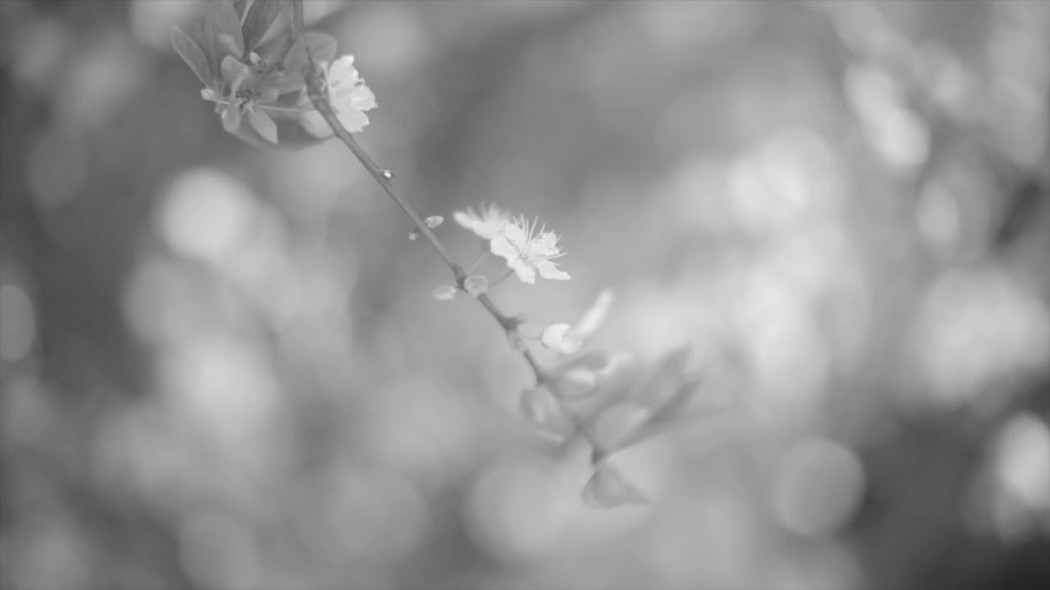
#> input picture images/flower.jpeg, 1050 x 590 px, given in place of Unequalized_Hawkes_Bay_NZ.jpg, which was not available
$ python histogram_equalization.py
#> lines starting #> are read from the running program, lines starting #| are printed output that depends on the picture; pictures that were not available may be replaced by others from this repository, and a replacement may not be noted
# Code taken from https://github.com/samsudinng/cv_histogram_equalization/tree/master/demo_notebook and is bound to changes later


import numpy as np
from PIL import Image
import matplotlib.pyplot as plt


img_filename = 'Unequalized_Hawkes_Bay_NZ.jpg'
save_filename = 'Equalized_Hawkes_Bay_NZ.jpg'

#load file as pillow Image
img = Image.open(img_filename)
#> img is the input picture: PIL image 1050x590 RGB; min 34, max 246, mean 146.6

# convert to grayscale
imgray = img.convert(mode='L')

#convert to NumPy array
img_array = np.asarray(imgray)

#flatten image array and calculate histogram via binning
histogram_array = np.bincount(img_array.flatten(), minlength=256)
#> histogram_array = 256 values, max 9440 at index 158, min 0 at index 0, mean 2419.9

#normalize
num_pixels = np.sum(histogram_array)
#> num_pixels = 619500
histogram_array = histogram_array/num_pixels
#> histogram_array = 256 values, max 0.0152 at index 158, min 0 at index 0, mean 0.00391

#cumulative histogram
chistogram_array = np.cumsum(histogram_array)
#> chistogram_array = 256 values from 0 to 1
transform_map = np.floor(255 * chistogram_array).astype(np.uint8)
#> transform_map = 256 values from 0 to 254

# flatten image array into 1D list
img_list = list(img_array.flatten())
#> img_list = 619500 items

# transform pixel values to equalize
eq_img_list = [transform_map[p] for p in img_list]
#> eq_img_list = 619500 items

# reshape and write back into img_array
eq_img_array = np.reshape(np.asarray(eq_img_list), img_array.shape)
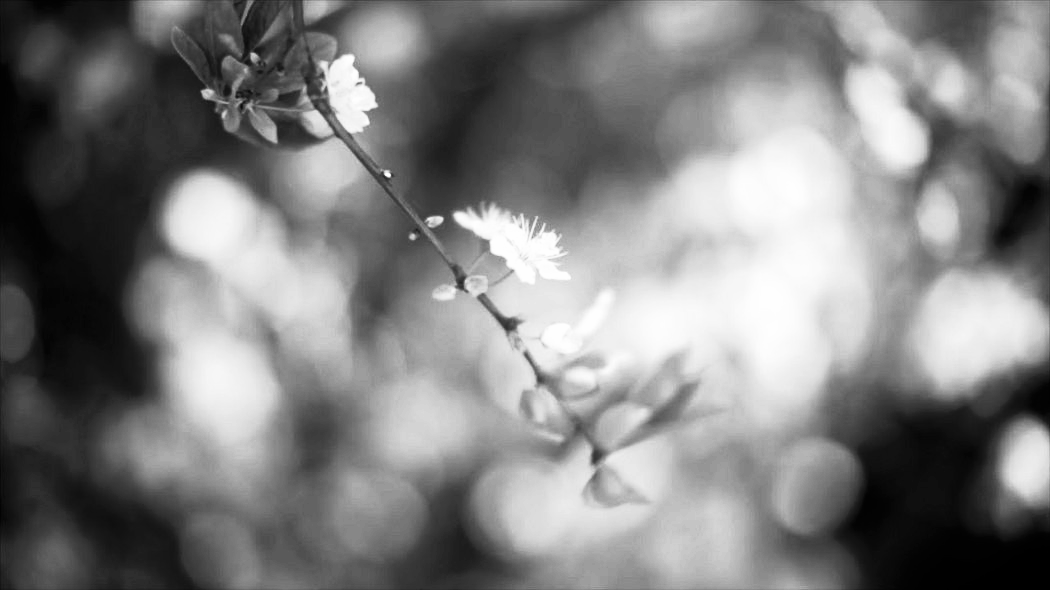
#> eq_img_array: shape (590, 1050); min 0, max 254, mean 128.1


# Let's plot the histograms

#histogram and cumulative histogram of original image has been calculated above
ori_cdf = chistogram_array
#> ori_cdf = 256 values from 0 to 1
ori_pdf = histogram_array
#> ori_pdf has the same summary as histogram_array

#calculate histogram and cumulative histogram of equalized image
eq_histogram_array = np.bincount(eq_img_array.flatten(), minlength=256)
#> eq_histogram_array = 256 values, max 9440 at index 153, min 0 at index 6, mean 2419.9
num_pixels = np.sum(eq_histogram_array)
eq_pdf = eq_histogram_array/num_pixels
#> eq_pdf = 256 values, max 0.0152 at index 153, min 0 at index 6, mean 0.00391
eq_cdf = np.cumsum(eq_pdf)
#> eq_cdf = 256 values from 0.00385 to 1

#plot
plt.figure()
plt.plot(ori_pdf)
plt.plot(eq_pdf)
plt.xlabel('Pixel intensity')
plt.ylabel('Distribution')
plt.legend(['Original','Equalized'])
plt.figure()
plt.plot(ori_cdf)
plt.plot(eq_cdf)
plt.xlabel('Pixel intensity')
plt.ylabel('Distribution')
plt.legend(['Original','Equalized'])


eq_img = Image.fromarray(eq_img_array, mode='L')
eq_img.save(save_filename)


import cv2 as cv
import numpy as np
from matplotlib import pyplot as plt

def histogram_equalization(img):
#> called with img = 'ldr_test.png'
    img = cv.imread(img)
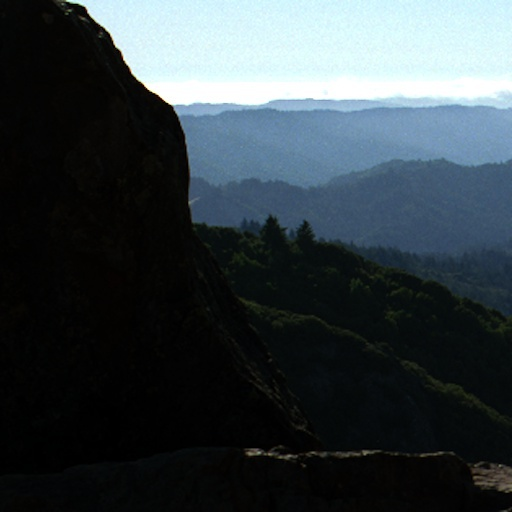
#> input picture images/ldr_test.png, 512 x 512 px, found by its file name
#> img is the input picture: shape (512, 512, 3); mean B, G, R 68.5, 63.8, 54.1

    img_yuv = cv.cvtColor(img, cv.COLOR_BGR2YUV)
#> img_yuv: shape (512, 512, 3); mean of channels 0, 1, 2 61.4, 131.4, 121.4

    # equalize the histogram of the Y channel
    img_yuv[:, :, 0] = cv.equalizeHist(img_yuv[:, :, 0])
#> img_yuv: shape (512, 512, 3); mean of channels 0, 1, 2 130, 131.4, 121.4

    # convert the YUV image back to RGB format
    img_output = cv.cvtColor(img_yuv, cv.COLOR_YUV2BGR)
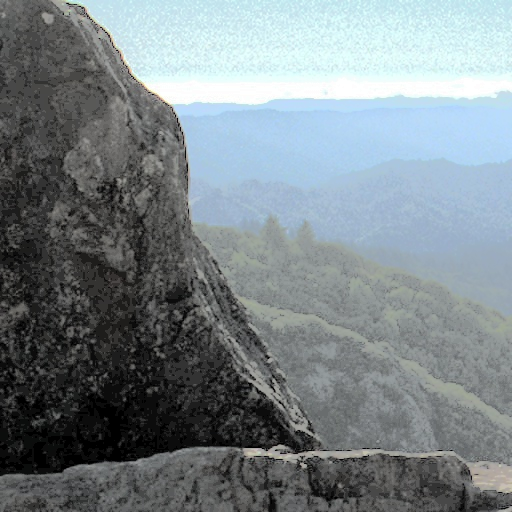
#> img_output: shape (512, 512, 3); mean B, G, R 136.9, 132.4, 122.5

    show_image_comparison(img, img_output)
    show_plot(img)
    show_plot(img_output)
    return img

def show_plot(img):
    hist, bins = np.histogram(img.flatten(), 256, [0, 256])
#> hist = 256 values, max 64686 at index 3, min 106 at index 201, mean 3072; bins = 257 values from 0 to 256
    cdf = hist.cumsum()
#> cdf = 256 values from 19746 to 786432
    cdf_normalized = cdf * float(hist.max()) / cdf.max()
#> cdf_normalized = 256 values from 1624.2 to 64686
    plt.plot(cdf_normalized, color='b')
    plt.hist(img.flatten(), 256, [0, 256], color='r')
    plt.xlim([0, 256])
    plt.legend(('cdf', 'histogram'), loc='upper left')
    plt.show()
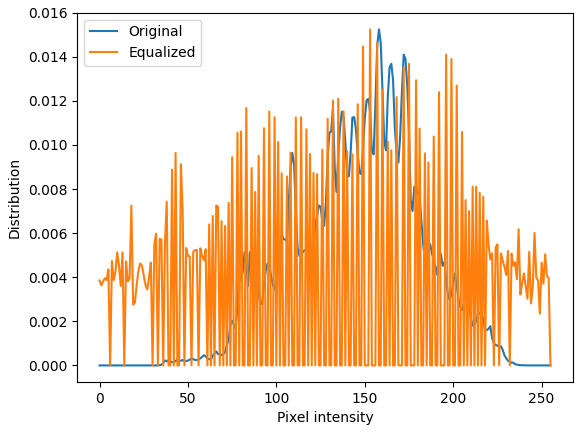
#> figure drawn by matplotlib, 1 panel; curve peaks at x = 158, y = 0.0152; curve peaks at x = 153, y = 0.0152
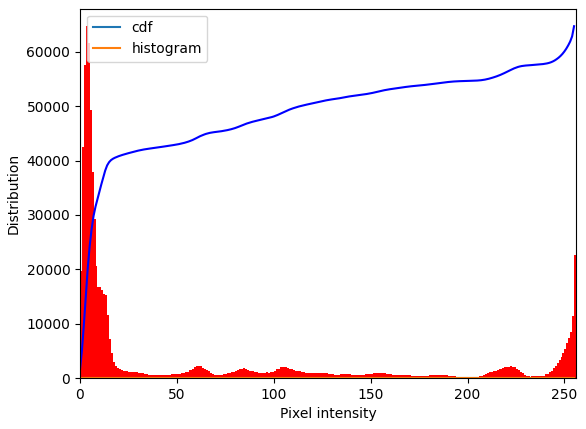
#> figure drawn by matplotlib, 1 panel; tallest bar 64686 high, from x = 3 to 4; curve peaks at x = 246, y = 1; curve peaks at x = 254, y = 1; curve peaks at x = 255, y = 64686
    return

def show_image_comparison(img, img_output):
    cv.imshow('Color input image', img)
    cv.imshow('Histogram equalized', img_output)
    # cv.imshow("equalizeHist", np.hstack((img, img_output)))
    return

histogram_equalization('ldr_test.png')
#> in show_plot (call 2), `hist, bins = np.histogram(img.flatten(), 256, [0, 256])`: hist = 256 values, max 48956 at index 51, min 0 at index 3, mean 3072
#> in show_plot (call 2), `cdf = hist.cumsum()`: cdf = 256 values from 11989 to 786432
#> in show_plot (call 2), `cdf_normalized = cdf * float(hist.max()) / cdf.max()`: cdf_normalized = 256 values from 746.3 to 48956
#> in show_plot (call 2), `plt.show()`:
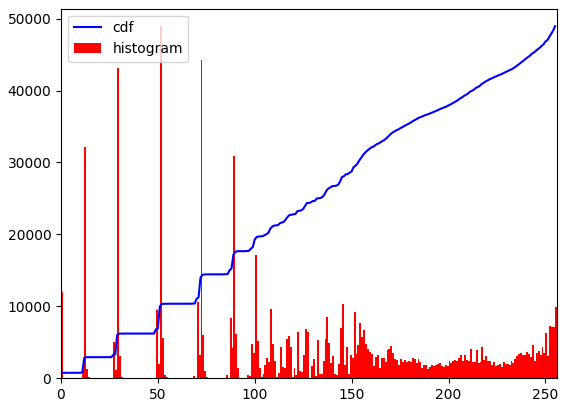
#> figure drawn by matplotlib, 1 panel; tallest bar 48956 high, from x = 51 to 52; curve peaks at x = 255, y = 48956
